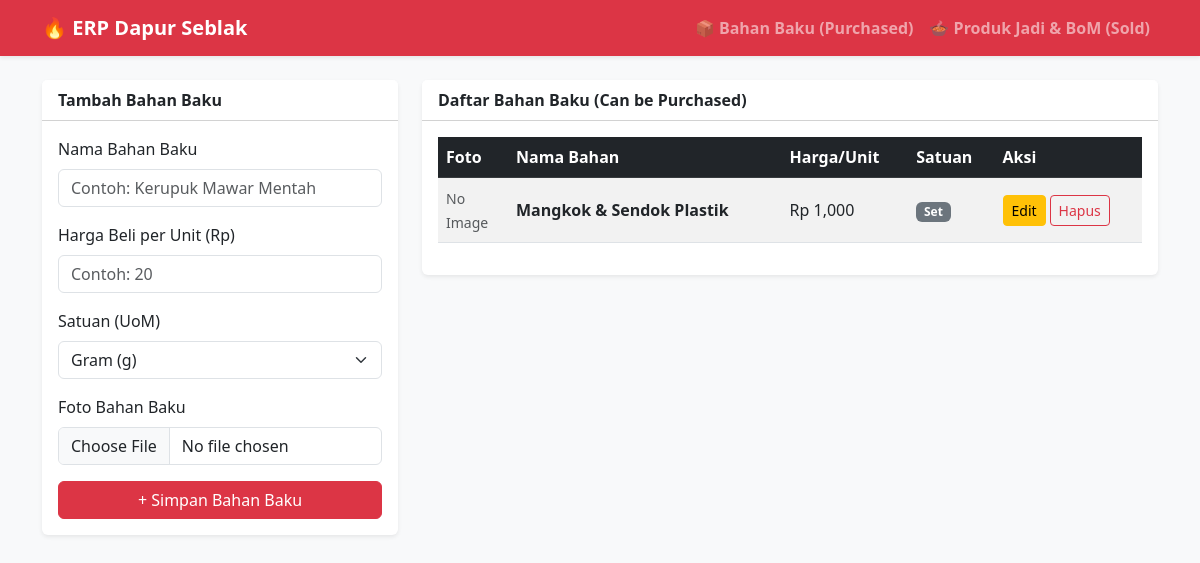
/bahan-baku, run on an earlier commit of the app's database.
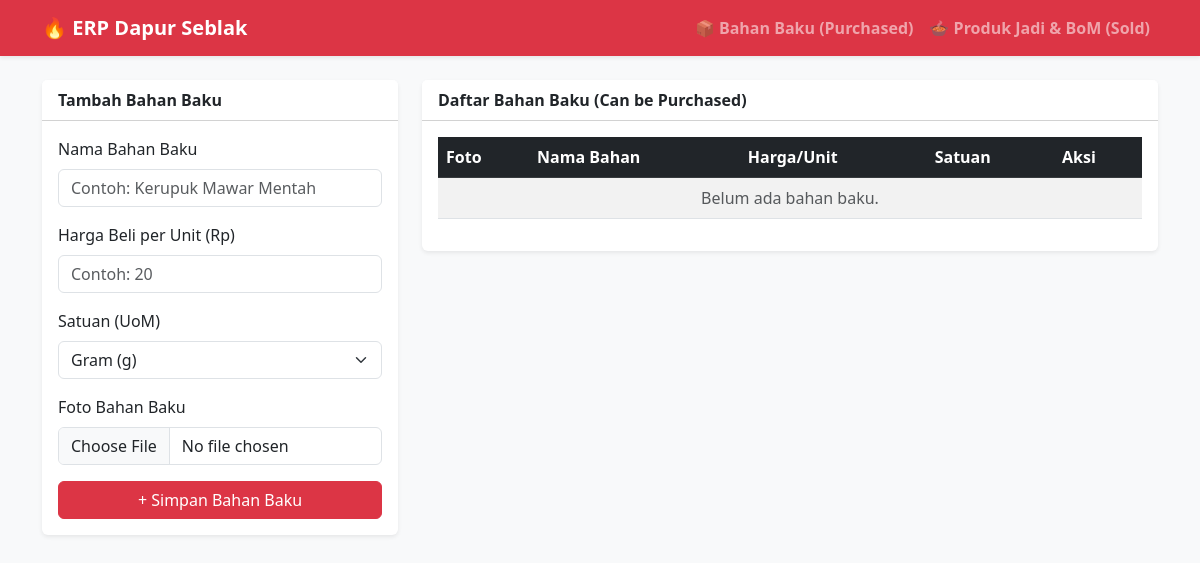
And on a later commit of the database.
### app.py (models this page shows)
class BahanBaku(db.Model):
    id = db.Column(db.Integer, primary_key=True)
    nama = db.Column(db.String(100), nullable=False)
    harga_per_unit = db.Column(db.Float, nullable=False)
    uom = db.Column(db.String(20), nullable=False)
    gambar = db.Column(db.String(200), nullable=True)
    can_be_purchased = db.Column(db.Boolean, default=True)

### app.py (the view, shortened to what this page needs)
@app.route('/bahan-baku', methods=['GET', 'POST'])
def kelola_bahan_baku():
    semua_bahan = BahanBaku.query.all()
    return render_template('bahan_baku.html', bahan_list=semua_bahan)

### templates/bahan_baku.html (shortened to what this page needs)
{% extends "base.html" %}
{% block content %}
<div class="row">
    <div class="col-md-4 mb-4">
        <div class="card shadow-sm border-0">
            <div class="card-header bg-white fw-bold">Tambah Bahan Baku</div>
            <div class="card-body">
                <form action="{{ url_for('kelola_bahan_baku') }}" method="POST" enctype="multipart/form-data">
                    <div class="mb-3">
                        <label class="form-label">Nama Bahan Baku</label>
                        <input type="text" name="nama" class="form-control" placeholder="Contoh: Kerupuk Mawar Mentah" required>
                    </div>
                    <div class="mb-3">
                        <label class="form-label">Harga Beli per Unit (Rp)</label>
                        <input type="number" step="0.01" name="harga" class="form-control" placeholder="Contoh: 20" required>
                    </div>
                    <div class="mb-3">
                        <label class="form-label">Satuan (UoM)</label>
                        <select name="uom" class="form-select" required>
                            <option value="Gram (g)">Gram (g)</option>
                        </select>
                    </div>
                    <div class="mb-3">
                        <label class="form-label">Foto Bahan Baku</label>
                        <input type="file" name="gambar" class="form-control" accept="image/*">
                    </div>
                    <button type="submit" class="btn btn-danger w-100">+ Simpan Bahan Baku</button>
                </form>
            </div>
        </div>
    </div>
    <div class="col-md-8">
        <div class="card shadow-sm border-0">
            <div class="card-header bg-white fw-bold">Daftar Bahan Baku (Can be Purchased)</div>
            <div class="card-body">
                <table class="table table-striped align-middle">
                    <thead class="table-dark">
                        <tr>
                            <th>Foto</th>
                            <th>Nama Bahan</th>
                            <th>Harga/Unit</th>
                            <th>Satuan</th>
                            <th>Aksi</th>
                        </tr>
                    </thead>
                    <tbody>
                        {% for b in bahan_list %}
                        <tr>
                            <td style="width: 70px;">
                                {% if b.gambar %}
                                <img src="{{ url_for('static', filename='uploads/' + b.gambar) }}" class="img-thumbnail" style="height: 50px; width: 50px; object-fit: cover;">
                                {% else %}
                                <span class="text-muted small">No Image</span>
                                {% endif %}
                            </td>
                            <td><strong>{{ b.nama }}</strong></td>
                            <td>Rp {{ "{:,.0f}".format(b.harga_per_unit) }}</td>
                            <td><span class="badge bg-secondary">{{ b.uom }}</span></td>
                            <td>
                                <div class="d-flex gap-1">
                                    <button class="btn btn-sm btn-warning" data-bs-toggle="modal" data-bs-target="#editBahanModal{{ b.id }}">Edit</button>
                                    <form action="{{ url_for('delete_bahan_baku', id=b.id) }}" method="POST" onsubmit="return confirm('Hapus bahan ini?')">
                                        <button type="submit" class="btn btn-sm btn-outline-danger">Hapus</button>
                                    </form>
                                </div>
                            </td>
                        </tr>
                        {% else %}
                        <tr>
                            <td colspan="5" class="text-center text-muted">Belum ada bahan baku.</td>
                        </tr>
                        {% endfor %}
                    </tbody>
                </table>
            </div>
        </div>
    </div>
</div>
{% endblock %}

### templates/base.html (shortened to what this page needs)
<!DOCTYPE html>
<html lang="id">
<head>
    <link href="https://cdn.jsdelivr.net/npm/bootstrap@5.3.0/dist/css/bootstrap.min.css" rel="stylesheet">
</head>
<body class="bg-light">
    <nav class="navbar navbar-expand-lg navbar-dark bg-danger mb-4 shadow-sm">
        <div class="container">
            <a class="navbar-brand fw-bold" href="#">🔥 ERP Dapur Seblak</a>
            <div class="collapse navbar-collapse" id="navbarNav">
                <ul class="navbar-nav ms-auto">
                    <li class="nav-item">
                        <a class="nav-link fw-semibold" href="{{ url_for('kelola_bahan_baku') }}">📦 Bahan Baku (Purchased)</a>
                    </li>
                    <li class="nav-item">
                        <a class="nav-link fw-semibold" href="{{ url_for('kelola_produk') }}">🍲 Produk Jadi & BoM (Sold)</a>
                    </li>
                </ul>
            </div>
        </div>
    </nav>
    <div class="container pb-5">
        {% block content %}{% endblock %}
    </div>
</body>
</html>

What changed in the data, as far as the page shows it:
removed BahanBaku: shows "No Image", nama "Mangkok & Sendok Plastik", harga_per_unit "1,000", uom "Set"
Also different on the page:
text now shown: "Belum ada bahan baku."
